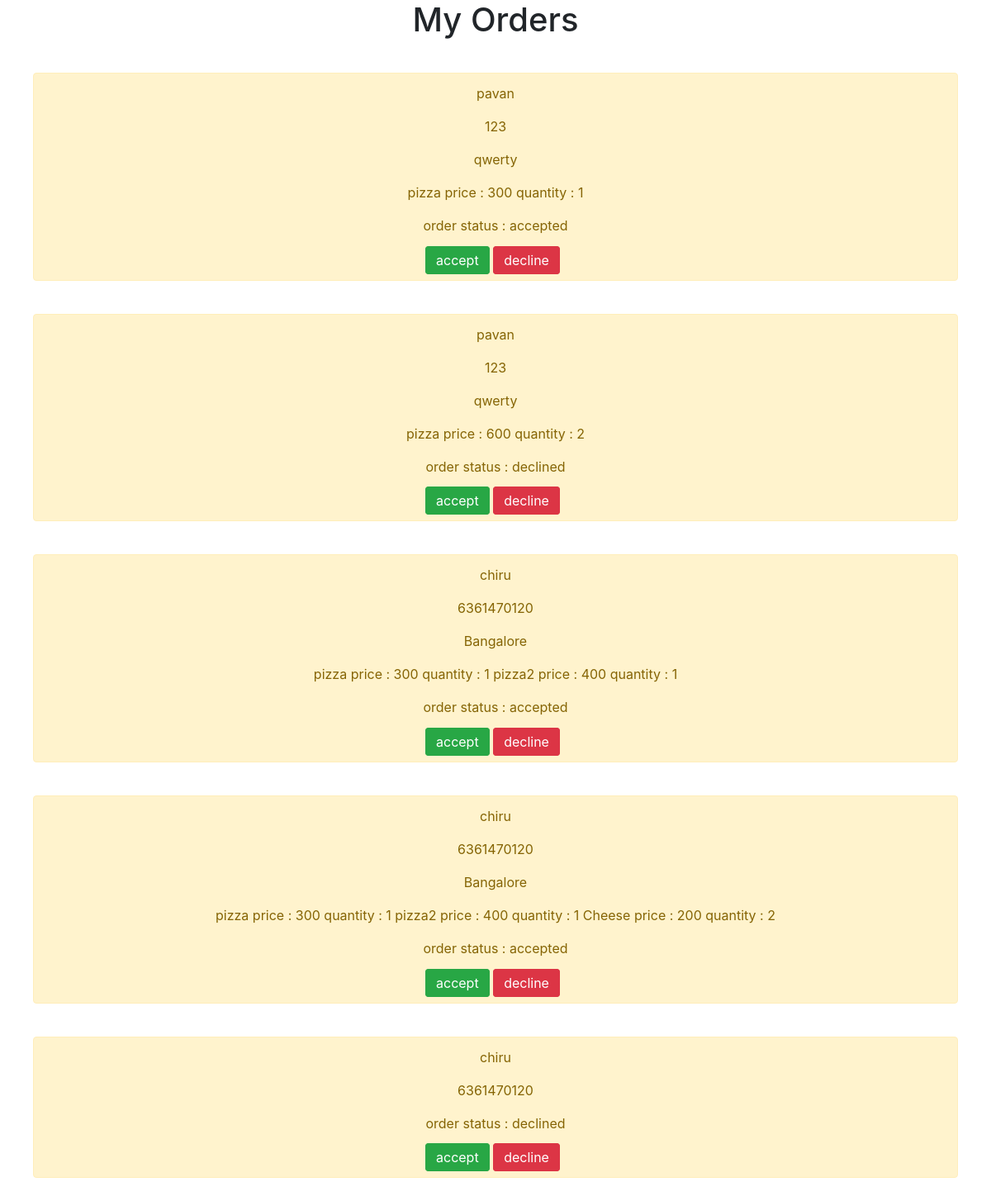
The page /adminorders/ on the database its author committed.
### pizzaapp/models.py (models this page shows)
class OrderModel(models.Model):
	username = models.CharField(max_length = 10)
	phoneno = models.CharField(max_length = 10)
	address = models.CharField(max_length = 10)
	ordereditems = models.CharField(max_length = 10)
	status = models.CharField(max_length = 10)

### pizzaapp/views.py (the view)
# urls.py: path('adminorders/',adminorders),
def adminorders(request):
	orders = OrderModel.objects.all()
	context = {'orders' : orders}
	return render(request,'pizzaapp/adminorders.html',context)

### templates/pizzaapp/adminorders.html
{% extends 'base.html' %}
{% block content %}
<h1 style="text-align: center">My Orders</h1>
{% for order in orders %}
<div style="margin: 40px" class="alert alert-warning" role = "alert">
	<p style="text-align: center;">{{order.username}}</p>
	<p style="text-align: center;">{{order.phoneno}}</p>
	<p style="text-align: center;">{{order.address}}</p>
	<p style="text-align: center;">{{order.ordereditems}}</p>
	<p style="text-align: center;">order status : {{order.status}}</p>
	<div class="container" style="width: 200px;margin: auto">
		<a href="/acceptorder/{{order.id}}/" style="display: inline;" class="btn btn-success">accept</a>
	<a href="/declineorder/{{order.id}}/" style="display: inline" class="btn btn-danger">decline</a>
	</div>
</div>
{% endfor %}
{% endblock %}

### templates/base.html (shortened to what this page needs)
<!DOCTYPE html>
<html>
<head>
	<link rel="stylesheet" href="https://stackpath.bootstrapcdn.com/bootstrap/4.5.0/css/bootstrap.min.css">
</head>
<body>
{% block content %}
{% endblock %}
</body>
</html>

### rows shown on the page
OrderModel: username "pavan", phoneno "123", address "qwerty", ordereditems "pizza price : 300 quantity : 1", status "accepted"
OrderModel: username "pavan", phoneno "123", address "qwerty", ordereditems "pizza price : 600 quantity : 2", status "declined"
OrderModel: username "chiru", phoneno "6361470120", address "Bangalore", ordereditems "pizza price : 300 quantity : 1 pizza2 price : 400 quantity : 1", status "accepted"
OrderModel: username "chiru", phoneno "6361470120", address "Bangalore", ordereditems "pizza price : 300 quantity : 1 pizza2 price : 400 quantity : 1 Cheese price : 200 quantity : 2", status "accepted"
OrderModel: username "chiru", phoneno "6361470120", status "declined"
